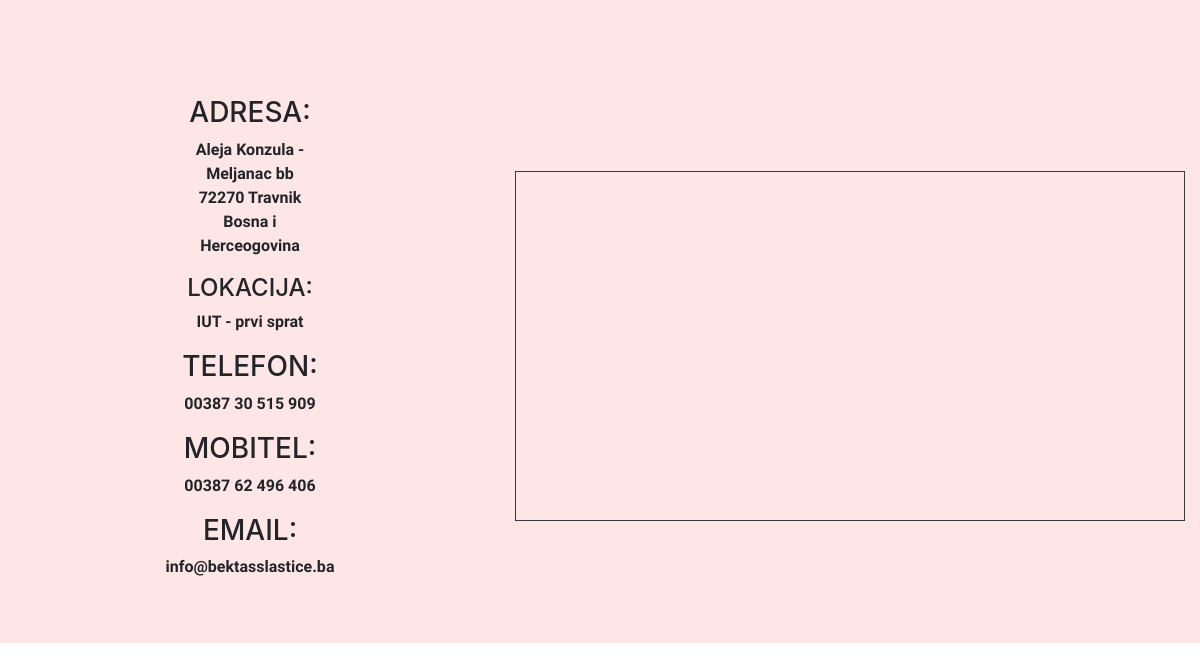
/kontaktuser.php, run on the app's committed database.
### tables this page shows
CREATE TABLE `kontakt` (
  `id` int(11) NOT NULL,
  `address` varchar(255) NOT NULL,
  `location` varchar(255) NOT NULL,
  `telephone` varchar(255) NOT NULL,
  `mobilephone` varchar(255) NOT NULL,
  `email` varchar(255) NOT NULL
);

### kontaktuser.php (the view, shortened to what this page needs)
<?php
include('database.php');
include('bootstrap.php');
$sql = 'SELECT address, location, telephone, mobilephone, email, id FROM kontakt';
$result = mysqli_query($connection, $sql);
$kontaktuser = mysqli_fetch_all($result, MYSQLI_ASSOC);
?>
<!DOCTYPE html>
<html>
<head>
</head>
<body>
<body class="pozadina">
<div id="contactuser" class="container-fluid color pt-5 pb-5">
    <div class="row mt-5 text-left font-weight-bold">
        <div class="text-center col-lg-5 col-xl-5 col-md-12 col-12"><h3 class="text-uppercase">Adresa:</h3>
            <?php foreach ($kontaktuser
            as $kontaktinfo): ?>
            <div class="row">
                <div class="d-none d-sm-block col-md-4">
                </div>
                <div class="col-md-4">
                    <p class="fontuser"><?php echo htmlspecialchars($kontaktinfo['address']); ?></p>
                </div>
                <div class="d-none d-sm-block col-md-4">
                </div>
            </div>
            <h4 class="text-uppercase">Lokacija:</h4>
            <p class="fontuser"><?php echo htmlspecialchars($kontaktinfo['location']); ?></p>
            <h3 class="text-uppercase">Telefon:</h3>
            <p class="fontuser"><?php echo htmlspecialchars($kontaktinfo['telephone']); ?></p>
            <h3 class="text-uppercase">Mobitel:</h3>
            <p class="fontuser"><?php echo htmlspecialchars($kontaktinfo['mobilephone']); ?></p>
            <h3 class="text-uppercase">Email:</h3>
            <p class="fontuser"><?php echo htmlspecialchars($kontaktinfo['email']); ?></p>
        </div>
        <div class="col-lg-7 col-xl-7 col-md-12 col-12 d-flex">
            <iframe class="img-fluid m-auto border border-dark"
                    src="https://www.google.com/maps/embed?pb=!1m18!1m12!1m3!1d2859.0285311256007!2d17.644448315478705!3d44.22707097910571!2m3!1f0!2f0!3f0!3m2!1i1024!2i768!4f13.1!3m3!1m2!1s0x475efffbad3e469d%3A0xe1087721387b5625!2sInternacionalni%20Univerzitet%20Travnik!5e0!3m2!1shr!2sba!4v1576355617038!5m2!1shr!2sba"
                    frameborder="0" style="height: 350px; width: 100%;" allowfullscreen=""></iframe>
        </div>
        <?php endforeach; ?>
    </div>
</div>
<div class="container-fluid">
    <div class="row pt-1 pb-1 pl-0 pr-0">
    </div>
</div>
</body>
</html>

### data on the page
kontakt: address "Aleja Konzula - Meljanac bb 72270 Travnik Bosna i Herceogovina", location "IUT - prvi sprat", telephone "00387 30 515 909", mobilephone "00387 62 496 406", email "info@bektasslastice.ba"
